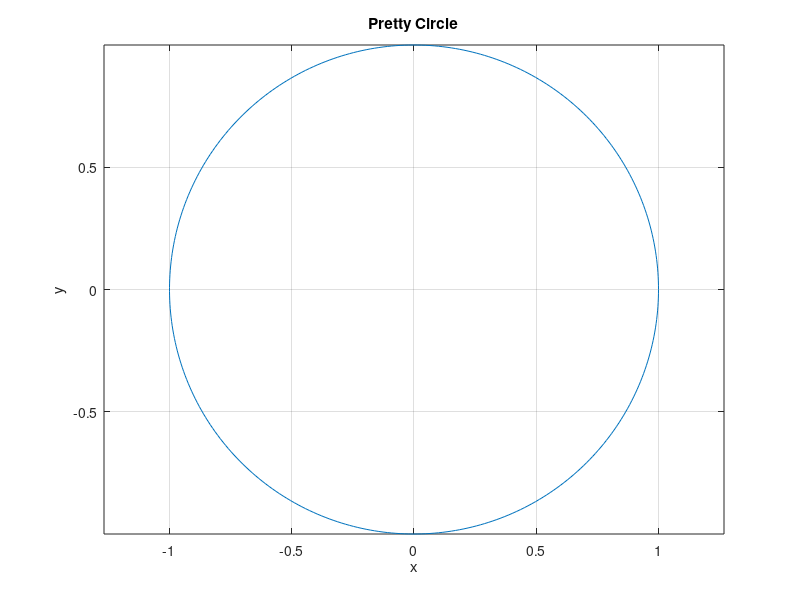

Reproduce this figure in MATLAB.
% John Carroll
% Lab01.m
% COMP1200-M - Fall 2011
% CIRCLE - A script file to draw a pretty circle
clc, clear all
% build vectors
angle = linspace (0, 2*pi, 360);
x = cos(angle);
y = sin(angle);
% draw a circle
plot (x,y)
axis('equal')
ylabel('y')
xlabel('x')
title('Pretty Circle')
grid on
% print message
disp('Congratulations!');
